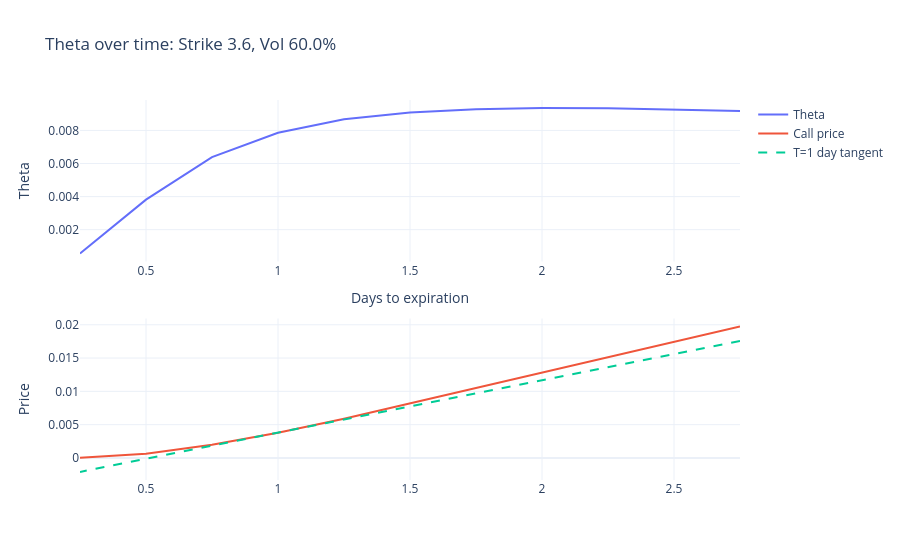

The notebook cell this image was saved under:
### Markdown cell above
## 3. (3 points) Theta

Suppose you are long 100 November
[Natural Gas call options](https://www.cmegroup.com/markets/energy/natural-gas/natural-gas.contractSpecs.options.html#optionProductId=1352)
`LNEX5` at strike `3.600` with one day until expiration,
i.e., on Thursday, October 27, 2025. Suppose the underlying price is currently `3.442`, and the continuously
compounded annual interest rate is 4%.

Here is a comparison of the model theoretical values and model-based theta values.
What should risk software report as the one-day theta risk for the position?

### Code cell
atm = 3.442
strike = 3.6
vol = 0.6
interest_rate = 0.04
days_per_year = 365
one_strike = pd.DataFrame(
    {
        "strike_price": strike,
        "days_to_expiration": np.arange(3, 0, -0.25),
        "vol": vol,
    }
)
one_strike["years_to_expiration"] = one_strike["days_to_expiration"] / days_per_year
one_strike["call_theo"] = calc_black(
    F=atm,
    K=one_strike["strike_price"],
    r=interest_rate,
    T=one_strike["years_to_expiration"],
    vol=one_strike["vol"],
    option_type=OptionType.CALL,
)
one_strike["theta"] = (
    calc_black_numerical_theta(
        F=atm,
        K=one_strike["strike_price"],
        r=interest_rate,
        T=one_strike["years_to_expiration"],
        vol=one_strike["vol"],
        option_type=OptionType.CALL,
        dt=0.0001,
    )
    * 1
    / days_per_year
)
one_strike["one_day_theta"] = calc_black_one_day_theta(
    F=atm,
    K=one_strike["strike_price"],
    r=interest_rate,
    T=one_strike["years_to_expiration"],
    vol=one_strike["vol"],
    option_type=OptionType.CALL,
    dt=1 / days_per_year,
)
one_day_tangent = pd.DataFrame(
    {
        "days_to_expiration": one_strike["days_to_expiration"],
        "years_to_expiration": one_strike["years_to_expiration"],
    }
)
tangent_day = 1
tangent_day_mask = np.isclose(one_strike["days_to_expiration"], tangent_day, 0.0001)
tangent_slope = one_strike[tangent_day_mask]["theta"].iloc[0]
tangent_y = one_strike[tangent_day_mask]["call_theo"].iloc[0]
one_day_tangent["tangent"] = (
    tangent_slope * (one_strike["days_to_expiration"] - tangent_day) + tangent_y
)
days_near_exp = 3
near_exp = one_strike[one_strike["days_to_expiration"] < days_near_exp]
near_exp_tangent = one_day_tangent[
    one_day_tangent["days_to_expiration"] < days_near_exp
]
fig = make_subplots(2, 1)

fig.add_trace(
    go.Scatter(
        x=near_exp["days_to_expiration"],
        y=near_exp["theta"],
        mode="lines",
        name="Theta",
    ),
    row=1,
    col=1,
)
fig.add_trace(
    go.Scatter(
        x=near_exp["days_to_expiration"],
        y=near_exp["call_theo"],
        mode="lines",
        name="Call price",
    ),
    row=2,
    col=1,
)
fig.add_trace(
    go.Scatter(
        x=near_exp_tangent["days_to_expiration"],
        y=near_exp_tangent["tangent"],
        mode="lines",
        name="T=1 day tangent",
        line=dict(dash="dash"),
    ),
    row=2,
    col=1,
)
fig.update_layout(
    title=f"Theta over time: Strike {strike}, Vol {vol:.1%}",
    xaxis_title="Days to expiration",
    template="plotly_white",
)
fig.update_yaxes(title_text="Theta", row=1, col=1)
fig.update_yaxes(title_text="Price", row=2, col=1)
fig.show()

### Figure 1 — Plotly figure (JSON) as saved in the notebook; plotly's stock layout.template omitted (floating-point values rounded to 4 significant figures)
{"data": [{"mode": "lines", "name": "Theta", "type": "scatter", "x": [2.75, 2.5, 2.25, 2.0, 1.75, 1.5, 1.25, 1.0, 0.75, 0.5, 0.25], "xaxis": "x", "y": [0.009173, 0.009269, 0.009335, 0.009351, 0.009287, 0.00909, 0.008669, 0.007863, 0.006383, 0.003813, 0.0005629], "yaxis": "y"}, {"mode": "lines", "name": "Call price", "type": "scatter", "x": [2.75, 2.5, 2.25, 2.0, 1.75, 1.5, 1.25, 1.0, 0.75, 0.5, 0.25], "xaxis": "x2", "y": [0.01973, 0.01742, 0.0151, 0.01276, 0.01043, 0.008125, 0.005892, 0.0038, 0.001975, 0.0006272, 3.455e-05], "yaxis": "y2"}, {"line": {"dash": "dash"}, "mode": "lines", "name": "T=1 day tangent", "type": "scatter", "x": [2.75, 2.5, 2.25, 2.0, 1.75, 1.5, 1.25, 1.0, 0.75, 0.5, 0.25], "xaxis": "x2", "y": [0.01756, 0.01559, 0.01363, 0.01166, 0.009697, 0.007731, 0.005766, 0.0038, 0.001835, -0.0001311, -0.002097], "yaxis": "y2"}], "layout": {"title": {"text": "Theta over time: Strike 3.6, Vol 60.0%"}, "xaxis": {"anchor": "y", "domain": [0, 1], "title": {"text": "Days to expiration"}}, "xaxis2": {"anchor": "y2", "domain": [0, 1]}, "yaxis": {"anchor": "x", "domain": [0.575, 1], "title": {"text": "Theta"}}, "yaxis2": {"anchor": "x2", "domain": [0, 0.425], "title": {"text": "Price"}}}}
